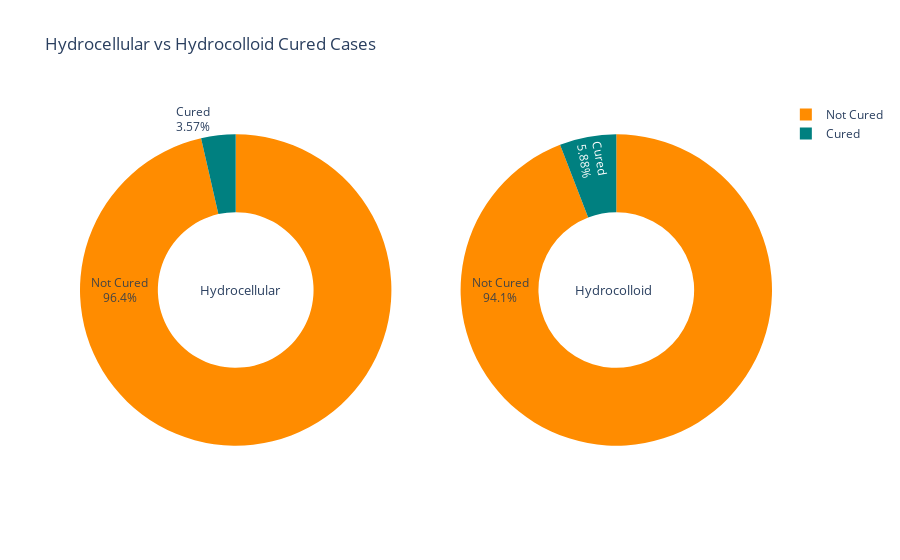

The notebook cell saved with this chart:
### Code cell
labels=['Cured','Not Cured']                                                          

c_ar = analysis_df.loc[(analysis_df['Dressing type'] == 'Hydrocellular') & (analysis_df['Cured: 1, no cured: 2'] == 1)]['Cured: 1, no cured: 2'].count() 
n_ar = analysis_df.loc[(analysis_df['Dressing type'] == 'Hydrocellular') & (analysis_df['Cured: 1, no cured: 2'] == 2)]['Cured: 1, no cured: 2'].count()


c_id  = analysis_df.loc[(analysis_df['Dressing type'] == 'Hydrocolloid') & (analysis_df['Cured: 1, no cured: 2'] == 1)]['Cured: 1, no cured: 2'].count() 
n_id  = analysis_df.loc[(analysis_df['Dressing type'] == 'Hydrocolloid') & (analysis_df['Cured: 1, no cured: 2'] == 2)]['Cured: 1, no cured: 2'].count()



values_ar = [c_ar, n_ar]
values_id = [c_id, n_id]

fig = make_subplots(rows=1, cols=2, specs=[[{'type':'domain'}, {'type':'domain'}]])

fig.add_trace(go.Pie(labels=labels, values=values_ar, textinfo='label+percent',
                             insidetextorientation='radial'
                            , name= "Hydrocellular"), 1, 1)

fig.add_trace(go.Pie(labels=labels, values=values_id, textinfo='label+percent',
                             insidetextorientation='radial'
                            , name= "Hydrocolloid"), 1, 2)

colors = ['teal', 'darkorange']


fig.update_traces(hole=.5, marker=dict(colors=colors))



fig.update_layout(title_text='Hydrocellular vs Hydrocolloid Cured Cases', 
                  annotations=[
                      dict(text='Hydrocellular', x=0.17, y=0.5, font_size=13, showarrow=False),
                      dict(text='Hydrocolloid', x=0.83, y=0.5, font_size=13, showarrow=False)])

### Figure 1 — Plotly figure (JSON) as saved in the notebook; plotly's stock layout.template omitted (floating-point values rounded to 4 significant figures)
{"data": [{"domain": {"x": [0, 0.45], "y": [0, 1]}, "hole": 0.5, "insidetextorientation": "radial", "labels": ["Cured", "Not Cured"], "marker": {"colors": ["teal", "darkorange"]}, "name": "Hydrocellular", "textinfo": "label+percent", "type": "pie", "values": [3, 81]}, {"domain": {"x": [0.55, 1], "y": [0, 1]}, "hole": 0.5, "insidetextorientation": "radial", "labels": ["Cured", "Not Cured"], "marker": {"colors": ["teal", "darkorange"]}, "name": "Hydrocolloid", "textinfo": "label+percent", "type": "pie", "values": [5, 80]}], "layout": {"annotations": [{"font": {"size": 13}, "showarrow": false, "text": "Hydrocellular", "x": 0.17, "y": 0.5}, {"font": {"size": 13}, "showarrow": false, "text": "Hydrocolloid", "x": 0.83, "y": 0.5}], "autosize": true, "title": {"text": "Hydrocellular vs Hydrocolloid Cured Cases"}}}
